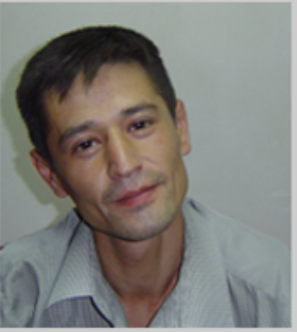
#> input picture img.png, 297 x 332 px, given in place of the camera
$ python web.py
#> lines starting #> are read from the running program, lines starting #| are printed output that depends on the picture; after the words box and inside, x2 and y2 are one past the last pixel; in counts of white or black regions, pixels touching at a corner belong together
import cv2
import numpy as np
import math

face_cascade = cv2.CascadeClassifier(cv2.data.haarcascades + "haarcascade_frontalface_default.xml")
eye_cascade = cv2.CascadeClassifier(cv2.data.haarcascades + "haarcascade_eye.xml")

cap = cv2.VideoCapture(0)   # Webkamera

while True:
    ret, frame = cap.read()
#> frame is the input picture: shape (332, 297, 3); mean B, G, R 120.8, 125.7, 127.1
    if not ret:
        break

    img = frame.copy()
    gray = cv2.cvtColor(img, cv2.COLOR_BGR2GRAY)
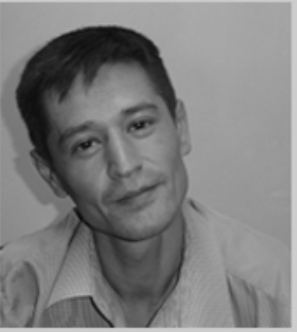
#> gray: shape (332, 297); min 8, max 206, mean 125.5

    faces = face_cascade.detectMultiScale(gray, 1.3, 5)
#> faces = [[34, 68, 164, 164]]

    for (x, y, w, h) in faces:
        roi_gray = gray[y:y+h, x:x+w]
        eyes = eye_cascade.detectMultiScale(roi_gray)

        if len(eyes) >= 2:

            # Faqat eng katta ikki ko‘zni olish
            eyes = sorted(eyes, key=lambda e: e[2]*e[3], reverse=True)[:2]

            # Ko‘z markazlari
            eye_centers = []
            for (ex, ey, ew, eh) in eyes:
                cx = x + ex + ew//2
                cy = y + ey + eh//2
                eye_centers.append((cx, cy))

            # Chap – o‘ng bo‘yicha tartiblash
            eye_centers = sorted(eye_centers, key=lambda p: p[0])
            left_eye = eye_centers[0]
            right_eye = eye_centers[1]

            # Burchakni hisoblash
            dx = right_eye[0] - left_eye[0]
            dy = right_eye[1] - left_eye[1]
            angle = math.degrees(math.atan2(dy, dx))

            # Tasvirni to‘g‘rilash
            center = (img.shape[1]//2, img.shape[0]//2)
            M = cv2.getRotationMatrix2D(center, angle, 1)
            aligned = cv2.warpAffine(img, M, (img.shape[1], img.shape[0]))

            cv2.imshow("Aligned Face", aligned)

            # Ko‘zlar joyini chizish
            cv2.circle(img, left_eye, 5, (0,255,0), -1)
            cv2.circle(img, right_eye, 5, (0,255,0), -1)

        # Yuzga to‘rtburchak chizish
        cv2.rectangle(img, (x,y), (x+w, y+h), (255,0,0), 2)
#> this loop made 1 pass
#> (x, y, w, h, eyes, left_eye, right_eye, dx) on pass 1: (34, 68, 164, 164, [[31, 59, 38, 38], [86, 40, 37, 37]], (84, 146), (138, 126), 54)
#> pass 1, `roi_gray = gray[y:y+h, x:x+w]`:
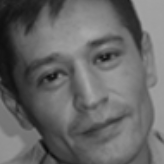
#> roi_gray: shape (164, 164); min 8, max 168, mean 102.5
#> pass 1, `aligned = cv2.warpAffine(img, M, (img.shape[1], img.shape[0]))`:
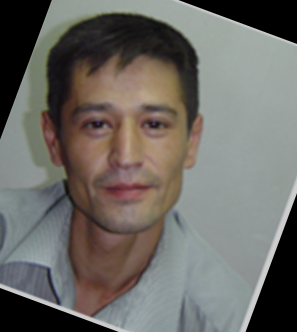
#> aligned: shape (332, 297, 3); mean B, G, R 101.5, 106.3, 108.8
#> after the loop:
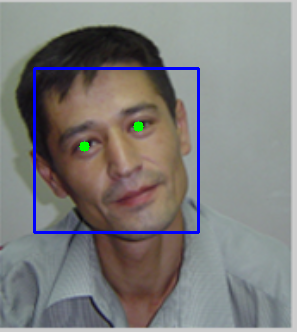
#> img: shape (332, 297, 3); 2.16% of pixels changed, all inside (x1, y1, x2, y2) = (33, 67, 200, 234)
#> after the loop, angle = -20.32; dx = 54; dy = -20

    cv2.imshow("Webkamera", img)

    if cv2.waitKey(1) & 0xFF == ord('q'):
#> (key q is pressed here)
        break

cap.release()
cv2.destroyAllWindows()
